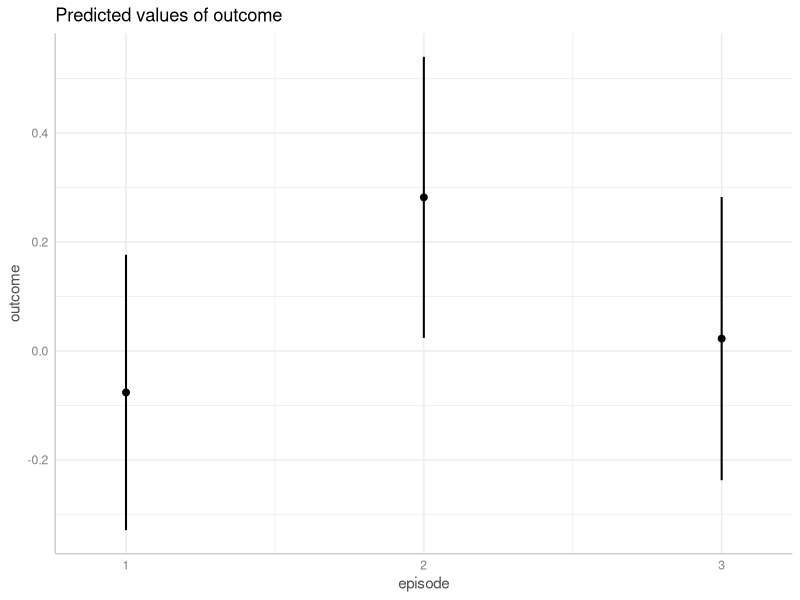
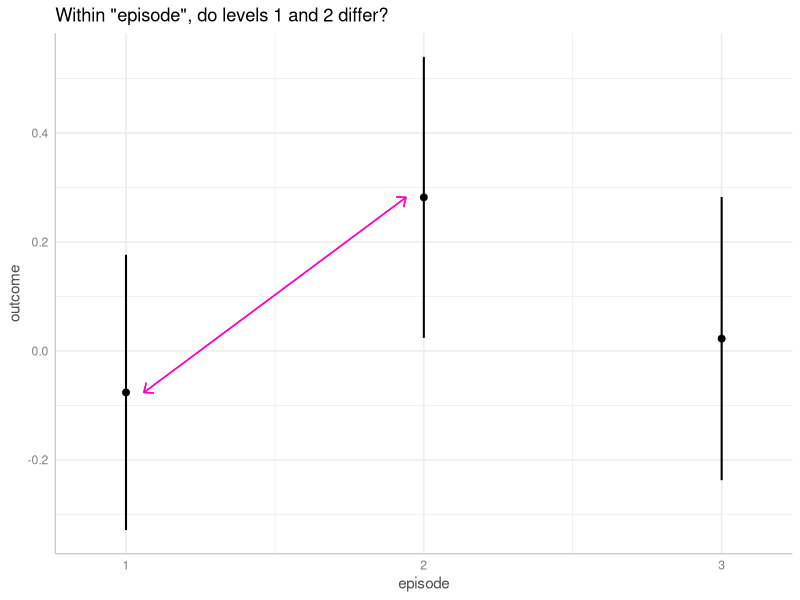

The R source for these figures, in order: (Note: this script raises an error after producing the figures.)
## ---- chunk 1
knitr::opts_chunk$set(
  collapse = TRUE,
  comment = "#>",
  dev = "png",
  fig.width = 7,
  fig.height = 3.5,
  message = FALSE, warning = FALSE)
options(width = 800)
arrow_color <- "#FF00cc"

if (!requireNamespace("ggplot2", quietly = TRUE) ||
    !requireNamespace("marginaleffects", quietly = TRUE) ||
    !requireNamespace("parameters", quietly = TRUE)) {
  knitr::opts_chunk$set(eval = FALSE)
}
## ---- chunk 2
library(ggeffects)
library(parameters)
library(ggplot2)

set.seed(123)
n <- 200
d <- data.frame(
  outcome = rnorm(n),
  grp = as.factor(sample(c("treatment", "control"), n, TRUE)),
  episode = as.factor(sample(1:3, n, TRUE)),
  sex = as.factor(sample(c("female", "male"), n, TRUE, prob = c(0.4, 0.6)))
)
model1 <- lm(outcome ~ grp + episode, data = d)
model_parameters(model1)
## ---- chunk 3
mydf <- ggpredict(model1, "episode")
mydf

plot(mydf)
## ---- chunk 4
p <- plot(mydf)
line_data <- as.data.frame(mydf, terms_to_colnames = FALSE)[1:2, ]
p + geom_segment(
  data = line_data,
  aes(
    x = as.numeric(x[1]) + 0.06, xend = as.numeric(x[2]) - 0.06,
    y = predicted[1], yend = predicted[2], group = NULL, color = NULL
  ),
  color = arrow_color,
  arrow = arrow(length = unit(0.1, "inches"), ends = "both", angle = 40)
) +
ggtitle("Within \"episode\", do levels 1 and 2 differ?")
ht1 <- hypothesis_test(model1, "episode")
## ---- chunk 5
hypothesis_test(model1, "episode") # argument `test` defaults to "pairwise"
## ---- chunk 6
pred <- ggpredict(model1, "episode")
hypothesis_test(pred)
## ---- chunk 7
model2 <- lm(outcome ~ grp * episode, data = d)
model_parameters(model2)
## ---- chunk 8
mydf <- ggpredict(model2, c("episode", "grp"))
mydf

plot(mydf)
## ---- chunk 9
p <- plot(mydf)
line_data <- as.data.frame(mydf, terms_to_colnames = FALSE)[3:4, 1:2]
line_data$group_col <- "control"
p + geom_segment(
  data = line_data,
  aes(
    x = as.numeric(x[1]) - 0.06, xend = as.numeric(x[2]) + 0.06,
    y = predicted[1], yend = predicted[2], group = NULL, color = NULL
  ),
  color = arrow_color,
  arrow = arrow(length = unit(0.1, "inches"), ends = "both", angle = 40)
) +
ggtitle("Within level 2 of \"episode\", do treatment and control group differ?")
ht2 <- hypothesis_test(model2, c("episode", "grp"))
## ---- chunk 10
# we want "episode = 2-2" and "grp = control-treatment"
hypothesis_test(model2, c("episode", "grp"))
## ---- chunk 11
# adjusted predictions, formatted table
ggpredict(model2, c("episode", "grp"))

# adjusted predictions, compact table
hypothesis_test(model2, c("episode", "grp"), test = NULL)
## ---- chunk 12
# compute specific contrast directly
hypothesis_test(model2, c("episode", "grp"), test = "b2 = b5")
## ---- chunk 13
p <- plot(mydf)
line_data <- as.data.frame(mydf, terms_to_colnames = FALSE)[c(2, 5), 1:2]
line_data$group_col <- "treatment"
p + geom_segment(
  data = line_data,
  aes(
    x = as.numeric(x[1]) + 0.06, xend = as.numeric(x[2]) - 0.06,
    y = predicted[1], yend = predicted[2], group = NULL, color = NULL
  ),
  color = arrow_color,
  arrow = arrow(length = unit(0.1, "inches"), ends = "both", angle = 40)
) +
ggtitle("Do different episode levels differ between groups?")
ht3 <- hypothesis_test(model2, c("episode", "grp"))
## ---- chunk 14
hypothesis_test(model2, c("episode", "grp"), test = "b4 = b3")
## ---- chunk 15
ggpredict(model2, c("episode [1,3]", "grp"))
## ---- chunk 16
pred <- ggpredict(model2, c("episode [1,3]", "grp"))
hypothesis_test(pred, test = "b3 = b2")
## ---- chunk 17
mydf <- ggpredict(model2, c("grp", "episode"))
p <- plot(mydf)
line_data <- as.data.frame(mydf, terms_to_colnames = FALSE)[, 1:2, ]
line_data$group_col <- "1"
p + geom_segment(
  data = line_data,
  aes(
    x = as.numeric(x[1]) - 0.05, xend = as.numeric(x[1]) - 0.05,
    y = predicted[1], yend = predicted[2], group = NULL, color = NULL
  ),
  color = "orange",
  arrow = arrow(length = unit(0.1, "inches"), ends = "both", angle = 40, type = "closed")
) + geom_segment(
  data = line_data,
  aes(
    x = as.numeric(x[4]) - 0.05, xend = as.numeric(x[4]) - 0.05,
    y = predicted[4], yend = predicted[5], group = NULL, color = NULL
  ),
  color = "orange",
  arrow = arrow(length = unit(0.1, "inches"), ends = "both", angle = 40, type = "closed")
) + geom_segment(
  data = line_data,
  aes(
    x = as.numeric(x[1]) - 0.05, xend = as.numeric(x[4]) - 0.05,
    y = (predicted[1] + predicted[2]) / 2,
    yend = (predicted[4] + predicted[5]) / 2, group = NULL, color = NULL
  ),
  color = arrow_color,
  arrow = arrow(length = unit(0.1, "inches"), ends = "both", angle = 40)
) +
ggtitle("Differnce-in-differences")

ht4 <- hypothesis_test(model2, c("episode", "grp"), test = NULL)
ht5 <- hypothesis_test(model2, c("episode", "grp"), test = "(b1 - b2) = (b4 - b5)")
## ---- chunk 18
hypothesis_test(model2, c("episode", "grp"), test = NULL)
## ---- chunk 19
hypothesis_test(model2, c("episode", "grp"), test = "(b1 - b2) = (b4 - b5)")
## ---- chunk 20
data(iris)
m <- lm(Sepal.Width ~ Sepal.Length + Species, data = iris)
model_parameters(m)
## ---- chunk 21
ggpredict(m, "Sepal.Length [4,5,6,7]")
## ---- chunk 22
hypothesis_test(m, "Sepal.Length")
## ---- chunk 23
m <- lm(Sepal.Width ~ Sepal.Length * Species, data = iris)
pred <- ggpredict(m, c("Sepal.Length", "Species"))
plot(pred)
## ---- chunk 24
p <- plot(pred)
dat <- as.data.frame(pred, terms_to_colnames = FALSE)
dat1 <- data.frame(
  x = dat$x[c(13, 28)],
  y = dat$predicted[c(13, 28)],
  group_col = "setosa",
  stringsAsFactors = FALSE
)
dat2 <- data.frame(
  x = dat$x[c(8, 23)],
  y = dat$predicted[c(8, 23)],
  group_col = "versicolor",
  stringsAsFactors = FALSE
)
dat3 <- data.frame(
  x = dat$x[c(39, 54)],
  y = dat$predicted[c(39, 54)],
  group_col = "versicolor",
  stringsAsFactors = FALSE
)
p + geom_segment(
  data = dat1,
  mapping = aes(x = x[1], xend = x[2], y = y[1], yend = y[1]),
  color = "orange", linewidth = 1, linetype = "dashed"
) + geom_segment(
  data = dat1,
  mapping = aes(x = x[2], xend = x[2], y = y[1], yend = y[2]),
  color = "orange", linewidth = 1, linetype = "dashed"
) + geom_segment(
  data = dat1,
  mapping = aes(x = x[1], xend = x[2], y = y[1], yend = y[2]),
  color = "orange", linewidth = 1
)  + geom_segment(
  data = dat2,
  mapping = aes(x = x[1], xend = x[2], y = y[1], yend = y[1]),
  color = "orange", linewidth = 1, linetype = "dashed"
) + geom_segment(
  data = dat2,
  mapping = aes(x = x[2], xend = x[2], y = y[1], yend = y[2]),
  color = "orange", linewidth = 1, linetype = "dashed"
)  + geom_segment(
  data = dat2,
  mapping = aes(x = x[1], xend = x[2], y = y[1], yend = y[2]),
  color = "orange", linewidth = 1
)  + geom_segment(
  data = dat3,
  mapping = aes(x = x[1], xend = x[2], y = y[1], yend = y[1]),
  color = "orange", linewidth = 1, linetype = "dashed"
) + geom_segment(
  data = dat3,
  mapping = aes(x = x[2], xend = x[2], y = y[1], yend = y[2]),
  color = "orange", linewidth = 1, linetype = "dashed"
)  + geom_segment(
  data = dat3,
  mapping = aes(x = x[1], xend = x[2], y = y[1], yend = y[2]),
  color = "orange", linewidth = 1
) +
ggtitle("Linear trend of `Sepal.Length` by `Species`")
## ---- chunk 25
hypothesis_test(m, c("Sepal.Length", "Species"), test = NULL)
## ---- chunk 26
hypothesis_test(m, c("Sepal.Length", "Species"))
## ---- chunk 27
ht5 <- hypothesis_test(m, c("Sepal.Length", "Species"))
## ---- chunk 28
p <- plot(pred)
dat <- as.data.frame(pred, terms_to_colnames = FALSE)
dat1 <- data.frame(
  x = dat$x[c(10, 16)],
  y = dat$predicted[c(10, 16)],
  group_col = "setosa",
  stringsAsFactors = FALSE
)
dat2 <- data.frame(
  x = dat$x[c(11, 17)],
  y = dat$predicted[c(11, 17)],
  group_col = "versicolor",
  stringsAsFactors = FALSE
)
dat3 <- data.frame(
  x = dat$x[c(40, 46)],
  y = dat$predicted[c(40, 46)],
  group_col = "versicolor",
  stringsAsFactors = FALSE
)
dat4 <- data.frame(
  x = dat$x[c(42, 48)],
  y = dat$predicted[c(42, 48)],
  group_col = "versicolor",
  stringsAsFactors = FALSE
)
dat5 <- data.frame(
  x = dat$x[c(13, 14)],
  y = dat$predicted[c(13, 14)],
  group_col = "versicolor",
  stringsAsFactors = FALSE
)
dat6 <- data.frame(
  x = dat$x[c(43, 45)],
  y = dat$predicted[c(43, 45)],
  group_col = "versicolor",
  stringsAsFactors = FALSE
)
p + geom_segment(
  data = dat1,
  mapping = aes(x = x[1], xend = x[2], y = y[1], yend = y[2]),
  color = "orange", linewidth = 0.8
) + geom_segment(
  data = dat2,
  mapping = aes(x = x[1], xend = x[2], y = y[1], yend = y[2]),
  color = "orange", linewidth = 0.8
) + geom_segment(
  data = dat3,
  mapping = aes(x = x[1], xend = x[2], y = y[1], yend = y[2]),
  color = "orange", linewidth = 0.8
) + geom_segment(
  data = dat4,
  mapping = aes(x = x[1], xend = x[2], y = y[1], yend = y[2]),
  color = "orange", linewidth = 0.8
) + geom_segment(
  data = dat5,
  mapping = aes(x = x[1], xend = x[2], y = y[1], yend = y[2]),
  color = "orange", linewidth = 0.8, linetype ="dotted"
) + geom_segment(
  data = dat6,
  mapping = aes(x = x[1], xend = x[2], y = y[1], yend = y[2]),
  color = "orange", linewidth = 0.8, linetype ="dotted"
) + geom_segment(
  mapping = aes(x = 5, xend = 7, y = 3.3, yend = 3.3),
  color = arrow_color, linewidth = 0.6,
  arrow = arrow(length = unit(0.1, "inches"), ends = "both", angle = 40)
) +
ggtitle("Difference-in-differences")
## ---- chunk 29
hypothesis_test(m, c("Sepal.Length", "Species"), test = NULL)
## ---- chunk 30
ht6 <- hypothesis_test(m, c("Sepal.Length", "Species"), test = NULL)
## ---- chunk 31
hypothesis_test(m, c("Sepal.Length", "Species"), test = "(b1 - b2) = (b1 - b3)")
## ---- chunk 32
ht7 <- hypothesis_test(m, c("Sepal.Length", "Species"), test = "(b1 - b2) = (b1 - b3)")
## ---- chunk 33
m <- lm(Sepal.Width ~ Petal.Length * Petal.Width, data = iris)
pred <- ggpredict(m, c("Petal.Length", "Petal.Width"))
plot(pred)
## ---- chunk 34
hypothesis_test(pred, test = NULL)
# same as:
# hypothesis_test(m, c("Petal.Length", "Petal.Width"), test = NULL)
## ---- chunk 35
hypothesis_test(pred)
## ---- chunk 36
states <- as.data.frame(state.x77)
states$HSGrad <- states$`HS Grad`
m_mod <- lm(Income ~ HSGrad + Murder * Illiteracy, data = states)

myfun <- seq(0.5, 3, length.out = 9)
pr <- ggpredict(m_mod, c("Murder", "Illiteracy [myfun]"))
plot(pr)
## ---- chunk 37
hypothesis_test(pr, test = NULL)
## ---- chunk 38
plot(johnson_neyman(pr))
## ---- chunk 39
pr <- ggpredict(m_mod, c("Murder", "Illiteracy [0.7, 1.5, 2.8]"))
plot(pr, grid = TRUE)
## ---- chunk 40
set.seed(1234)
dat <- data.frame(
  outcome = rbinom(n = 100, size = 1, prob = 0.35),
  x1 = as.factor(sample(1:3, size = 100, TRUE, prob = c(0.5, 0.2, 0.3))),
  x2 = rnorm(n = 100, mean = 10, sd = 7)
)

m <- glm(outcome ~ x1 + x2, data = dat, family = binomial())
ggpredict(m, "x1")
## ---- chunk 41
p <- ggpredict(m, "x1")
hypothesis_test(p)
## ---- chunk 42
ht8 <- hypothesis_test(p)
## ---- chunk 43
hypothesis_test(p, scale = "exp")
## ---- chunk 44
hypothesis_test(p, scale = "link")
## ---- chunk 45
hypothesis_test(m, "x2", scale = "link")
